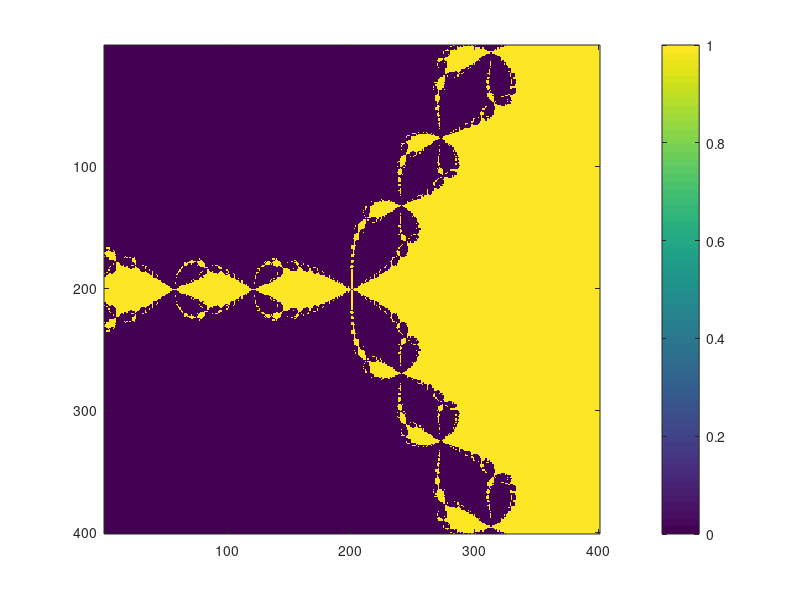

MATLAB code to generate this figure:
% Exercise 3.3

h = 0.01;
i = sqrt(-1);
z1 = [1,1];
for n = 1:401
	for m = 1:401;
	z1(n,m) = (m-201)*h + i*(n-201)*h;  
	end
end

z = prev_z = z1;
tolerance = 0.0000001;
number_of_iterations = 100;

for j = 1 : number_of_iterations
  f = z.^3 - 1;
  df = 3*z.^2;
  z = z - f./df;
  error = abs(z - prev_z);
  prev_z = z;
  if ( error < tolerance)
      break;
  end
end
 
A = zeros(n,m);
for n = 1:401
  for m = 1:401
      if z(n,m) == 1;
          A(n,m) = 1;
      end
  end
end

imagesc(A)
colorbar